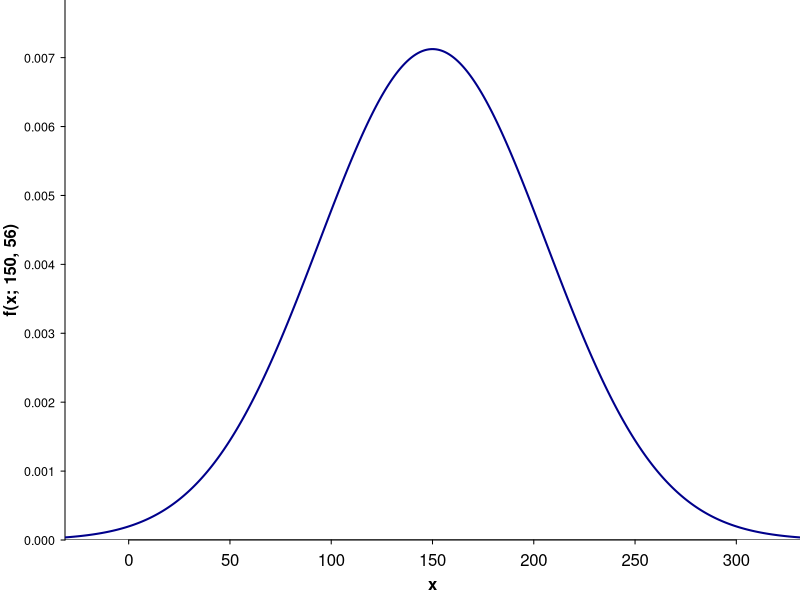
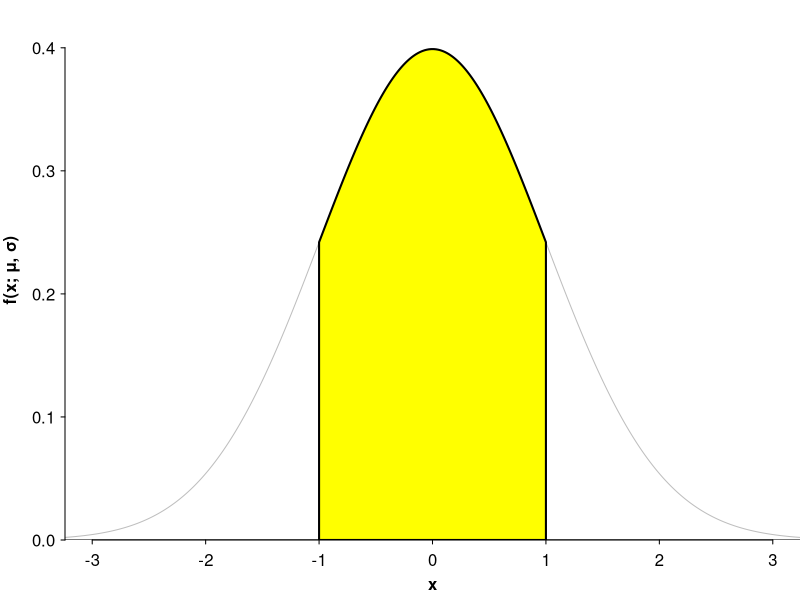
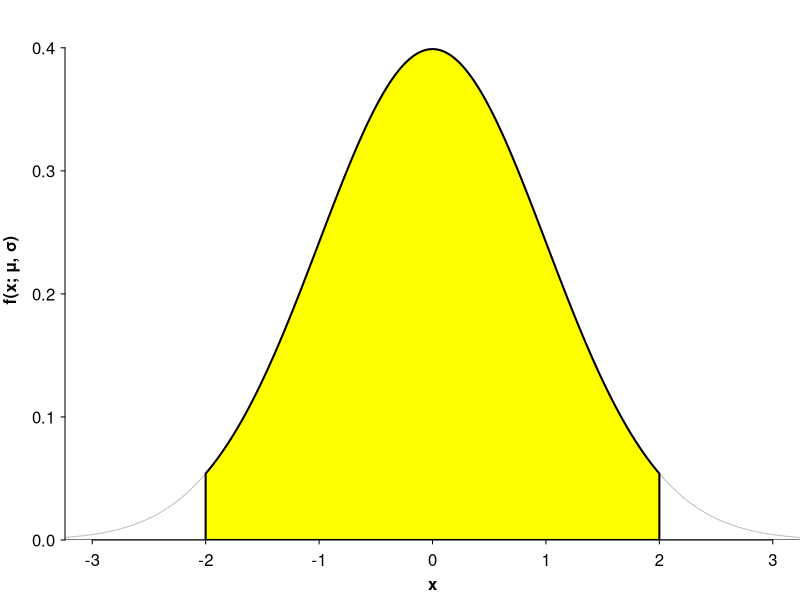
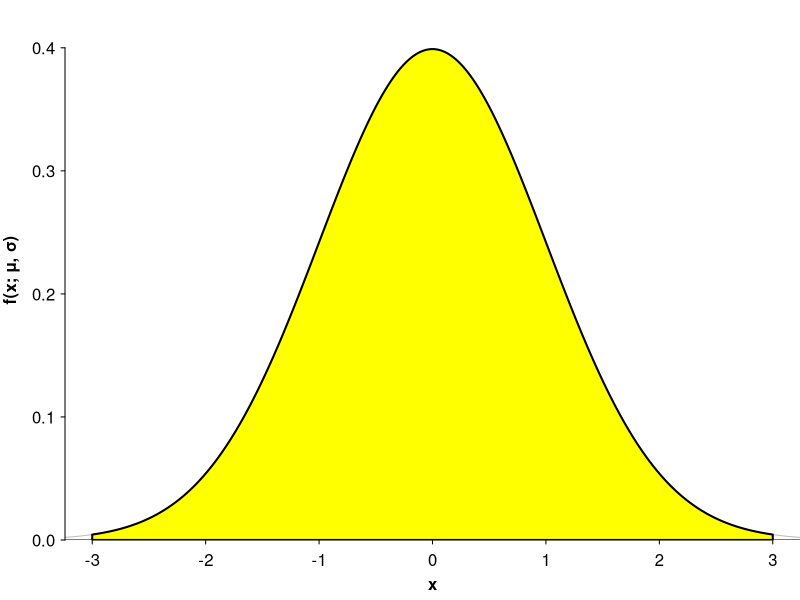

Here is the R script that generated these plots, in order:
## ---- chunk 1
#| include: false

## ---- chunk 2
#| fig-dpi: 300
#| out-width: 100%
#| fig-align: center
#| fig-width: 8
#| fig-height: 7
#| fig-cap: "**Figure:** A Normal random variable with<br>[**Figure:**]{style=\"visibility: hidden\"} [*&mu;* = 150]{.MathJax-Font} and [*&sigma;* = 56]{.MathJax-Font}."

par(mai = c(0.6, 0.65, 0, 0))
curve(dnorm(x, 150, 56), type = "n", xlim = 150 + c(-3, 3) * 56, ylim = c(0, dnorm(150, 150, 56) * 1.1), axes = FALSE, yaxs = "i", xlab = "", ylab = "")
abline(h = 0)
axis(1, tcl = -0.2, mgp = c(0.75, 0.5, 0))
mtext("x", side = 1, line = 1.7, font = 2)
axis(2, tcl = -0.2, mgp = c(0.75, 0.5, 0), las = 2, cex.axis = 0.75, at = c(seq(0, 0.007, length.out = 8), 1))
mtext("f(x; 150, 56)", side = 2, line = 2.25, font = 2)
curve(dnorm(x, 150, 56), lwd = 2, add = TRUE, from = 150 - 4 * 56, to = 150 + 4 * 56, col = "darkblue", n = 501)
## ---- chunk 3
#| fig-dpi: 300
#| out-width: 100%
#| fig-align: center
#| fig-width: 8
#| fig-height: 7
#| fig-cap: "**Figure:** A Normal random variable with<br>[**Figure:**]{style=\"visibility: hidden\"} [*&mu;* = 150]{.MathJax-Font} and [*&sigma;* = 56]{.MathJax-Font}."
## ---- chunk 4
#| fig-dpi: 300
#| out-width: 80%
#| fig-height: 3.5
#| fig-width: 6.5
#| fig-cap: <strong>Figure&colon;</strong> $\mathbb{P}(\mu - \sigma < X < \mu + \sigma) \approx 0.6827$.

ER <- \(z) {
  par(mai = c(0.6, 0.65, 0, 0))
  z0 <- seq(-4, 4, length.out = 1000)
  plot(0, type = "n", xlim = c(-3, 3), ylim = c(0, dnorm(0) * 1.1), axes = FALSE, yaxs = "i", xlab = "", ylab = "")
  lines(x = z0, y = dnorm(z0), col = "gray")
  abline(h = 0)
  axis(1, tcl = -0.2, mgp = c(0.75, 0.5, 0)); mtext("x", side = 1, line = 1.7, font = 2)
  axis(2, tcl = -0.2, mgp = c(0.75, 0.5, 0), las = 2); mtext("f(x; μ, σ)", side = 2, line = 2.25, font = 2)
  
  zz <- seq(-z, z, length.out = 1000)
  
  polygon(x = c(zz, rev(zz)), y = c(dnorm(zz), rep(0, length(zz))), col = "yellow", lwd = 2)
}

ER(1)
## ---- chunk 5
#| fig-dpi: 300
#| out-width: 80%
#| fig-height: 3.5
#| fig-width: 6.5
#| fig-cap: <strong>Figure&colon;</strong> $\mathbb{P}(\mu - 2\sigma < X < \mu + 2\sigma) \approx 0.9545$.

ER(2)
## ---- chunk 6
#| fig-dpi: 300
#| out-width: 80%
#| fig-height: 3.5
#| fig-width: 6.5
#| fig-cap: <strong>Figure&colon;</strong> $\mathbb{P}(\mu - 3\sigma < X < \mu + 3\sigma) \approx 0.9973$.

ER(3)
